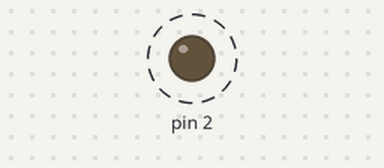
Simulated run of this sketch. Board: Arduino Uno, built with avr-gcc and run on an emulated ATmega328P. On the bench: output pins drawn as LEDs (lit = HIGH). Dashed ring = blinking. What the sketch prints to the serial monitor is not drawn.

Above: at 0.2 s.
Timing chart, 0 to 3.0 s (numbered marks = the images above):
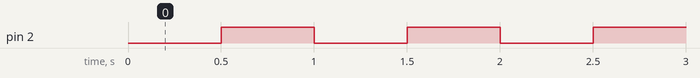

The sketch:

TestaPlaca.ino
```cpp
void setup() {
  // put your setup code here, to run once:
pinMode(2, OUTPUT);
Serial.begin(9600);
}

void loop() {
  // put your main code here, to run repeatedly:
digitalWrite(2, LOW);
int led  = 0;
delay(500);
Serial.println(led);
digitalWrite(2, HIGH);
delay(500);
led  = 1;
Serial.println(led);
}
```

Measured:
- by itself, pin 2: alternates HIGH for 0.50 s and LOW for 0.50 s
